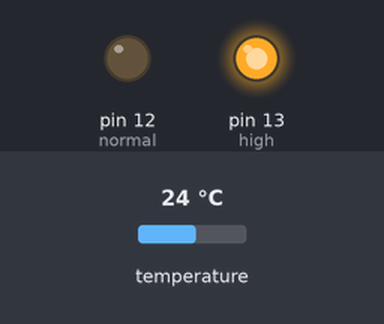
Simulated run of this sketch. Board: Arduino Uno, built with avr-gcc and run on an emulated ATmega328P. Parts: output pins drawn as LEDs (lit = HIGH). The inputs (shaded band) are chosen by the test bench; at power-on: temperature 24 °C. What the sketch prints to the serial monitor is not drawn.

Above: at 2.3 s.
2.4 s: temperature set to 23.3 °C
3.9 s: temperature set to 22.2 °C
At 4.4 s:
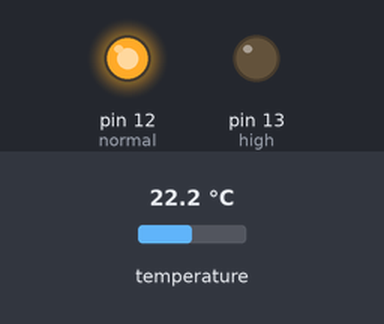
5.5 s: temperature set to 28 °C
At 6.7 s:
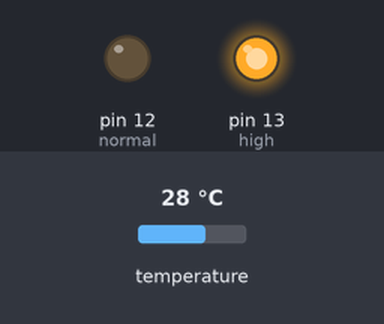
Timing chart, 0 to 8.5 s (numbered marks = the images above; inputs shaded):
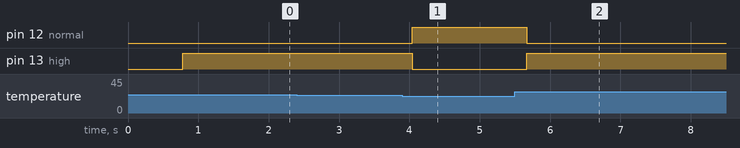

Measured:
- the behaviour switches between 23 and 22.9 °C on temperature (found by bisection; images 0 and 1)
- after the input at 2.4 s, every drawn part: stays the same
- after the input at 3.9 s, pin 12 (normal): LOW → HIGH after 0.14 s; pin 13 (high): HIGH → LOW after 0.14 s
- after the input at 5.5 s, pin 12 (normal): HIGH → LOW after 0.17 s; pin 13 (high): LOW → HIGH after 0.17 s

The sketch:

temperature_sensing_proj_1.0.ino
```cpp
#include <OneWire.h>
#include <DallasTemperature.h>
#define high 13
#define normal 12
#define cold 11
// Data wire is plugged into pin 2 on the Arduino
#define ONE_WIRE_BUS 2


// Setup a oneWire instance to communicate with any OneWire devices

OneWire oneWire(ONE_WIRE_BUS);


// Pass our oneWire reference to Dallas Temperature.
DallasTemperature sensors(&oneWire);
void compare(float temp);

void setup(void)
{
 // start serial port
 Serial.begin(9600);
 pinMode(high, OUTPUT);
  pinMode(normal, OUTPUT);
   pinMode(cold, OUTPUT);
 // Start up the library
 sensors.begin();
}
void loop(void)
{

 +
 // call sensors.requestTemperatures() to issue a global temperature
 // request to all devices on the bus

 Serial.print(" Requesting temperatures...");
 sensors.requestTemperatures(); // Send the command to get temperature readings
 Serial.println("DONE");

/********************************************************************/
float temp = sensors.getTempCByIndex(0); // Why "byIndex"?
   Serial.print("Temperature is:");
   Serial.println(temp);

   // You can attach more than one DS18B20 on the same bus.
   // 0 refers to the first IC on the wire
  compare(temp);

}

void compare(float temp)
{
  if( temp <= 22)
  {
    digitalWrite(normal, LOW);
    digitalWrite(high, LOW);
     digitalWrite(cold, HIGH);
     Serial.println("Temperature LOW");
     delay(50);
  }
  else if( temp > 22 && temp < 23 )
  {
   digitalWrite(cold, LOW);
    digitalWrite(high, LOW);
     digitalWrite(normal, HIGH);
     Serial.println("Temperature NORMAL");
     delay(50);
  }
  else if( temp >= 23)
  {
     digitalWrite(normal, LOW);
    digitalWrite(cold, LOW);
     digitalWrite(high, HIGH);
     Serial.println("Temperature HIGH");
     delay(50);
  }

}
```
